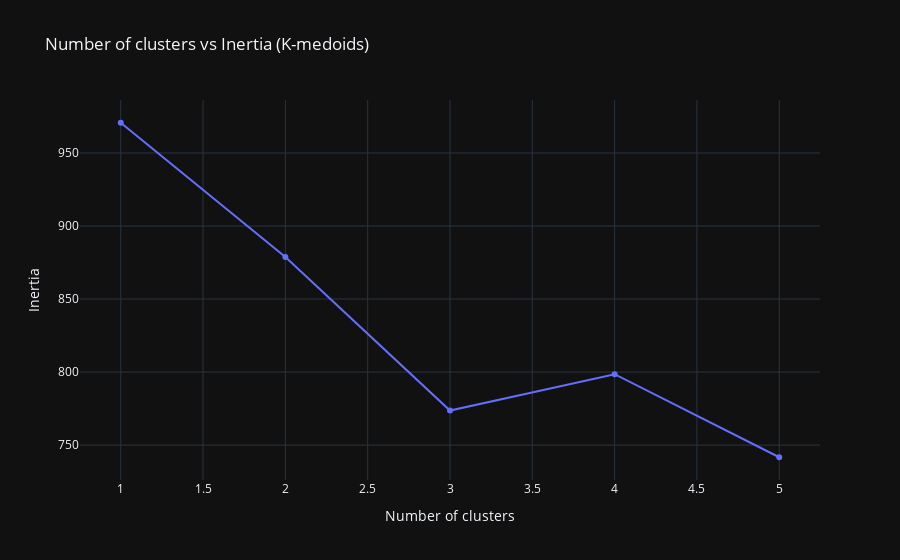
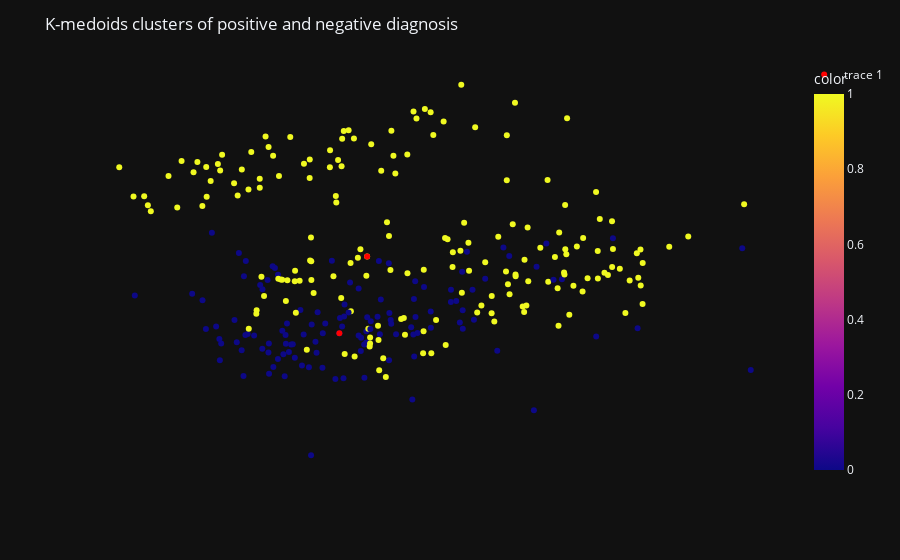

Notebook code cell kept with these figures, in order:
### Markdown cell above
#### K-medoids clustering:

### Code cell
from sklearn_extra.cluster import KMedoids
import plotly.express as px
import plotly.graph_objects as go

ks = range(1, 6)
inertias_kmedoids = []

for k in ks:
    model = KMedoids(n_clusters=k)
    model.fit(pca_df)
    inertias_kmedoids.append(model.inertia_)

fig = px.line(x=ks, y=inertias_kmedoids, markers=True, title='Optimal number of clusters for K-medoids', template='plotly_dark')
fig.update_layout(title='Number of clusters vs Inertia (K-medoids)')
fig.update_xaxes(title_text="Number of clusters")
fig.update_yaxes(title_text="Inertia")
fig.show()

model = KMedoids(n_clusters=2)
cluster_labels = model.fit_predict(pca_df)
centroids = model.cluster_centers_

centroids_x = centroids[:, 0]
centroids_y = centroids[:, 1]

fig = px.scatter(pca_df, x=pca_df[:, 0], y=pca_df[:, 1], color=cluster_labels, template='plotly_dark')
fig.update_layout(title='K-medoids clusters of positive and negative diagnosis')
fig.update_layout(xaxis_visible=False, yaxis_visible=False, 
                  xaxis=dict(showgrid=False, zeroline=False), 
                  yaxis=dict(showgrid=False, zeroline=False))
fig.add_trace(go.Scatter(x=centroids_x, y=centroids_y, mode='markers', 
                         marker=dict(color='red', size=6)))
fig.show()

### Figure 1 — Plotly figure (JSON) as saved in the notebook; plotly's stock layout.template omitted (floating-point values rounded to 4 significant figures)
{"data": [{"hovertemplate": "x=%{x}<br>y=%{y}<extra></extra>", "legendgroup": "", "line": {"color": "#636efa", "dash": "solid"}, "marker": {"symbol": "circle"}, "mode": "lines+markers", "name": "", "orientation": "v", "showlegend": false, "type": "scatter", "x": [1, 2, 3, 4, 5], "xaxis": "x", "y": [970.7, 878.7, 773.6, 798.5, 741.7], "yaxis": "y"}], "layout": {"legend": {"tracegroupgap": 0}, "title": {"text": "Number of clusters vs Inertia (K-medoids)"}, "xaxis": {"anchor": "y", "domain": [0, 1], "title": {"text": "Number of clusters"}}, "yaxis": {"anchor": "x", "domain": [0, 1], "title": {"text": "Inertia"}}}}

### Figure 2 — Plotly figure (JSON) as saved in the notebook; plotly's stock layout.template omitted (floating-point values rounded to 4 significant figures; data arrays with more than 128 entries replaced by an {"elided": "..."} marker saying what was removed)
{"data": [{"hovertemplate": "x=%{x}<br>y=%{y}<br>color=%{marker.color}<extra></extra>", "legendgroup": "", "marker": {"color": {"elided": "298 int values"}, "coloraxis": "coloraxis", "symbol": "circle"}, "mode": "markers", "name": "", "orientation": "v", "showlegend": false, "type": "scatter", "x": {"elided": "298 float values"}, "xaxis": "x", "y": {"elided": "298 float values"}, "yaxis": "y"}, {"marker": {"color": "red", "size": 6}, "mode": "markers", "type": "scatter", "x": [-0.7935, -0.3629], "y": [-1.309, 0.3489]}], "layout": {"coloraxis": {"colorbar": {"title": {"text": "color"}}, "colorscale": [[0, "#0d0887"], [0.1111, "#46039f"], [0.2222, "#7201a8"], [0.3333, "#9c179e"], [0.4444, "#bd3786"], [0.5556, "#d8576b"], [0.6667, "#ed7953"], [0.7778, "#fb9f3a"], [0.8889, "#fdca26"], [1, "#f0f921"]]}, "legend": {"tracegroupgap": 0}, "margin": {"t": 60}, "title": {"text": "K-medoids clusters of positive and negative diagnosis"}, "xaxis": {"anchor": "y", "domain": [0, 1], "showgrid": false, "title": {"text": "x"}, "visible": false, "zeroline": false}, "yaxis": {"anchor": "x", "domain": [0, 1], "showgrid": false, "title": {"text": "y"}, "visible": false, "zeroline": false}}}
